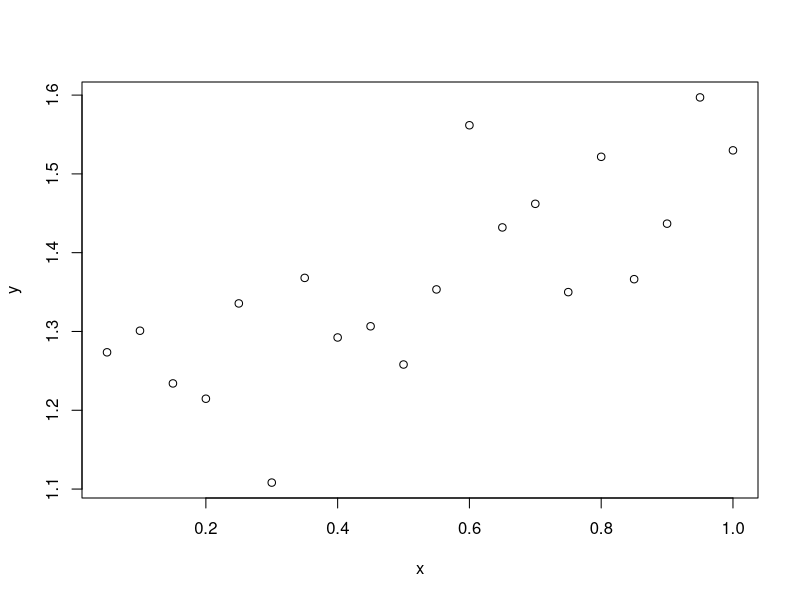

Write R code to recreate this figure.
## ---- chunk 1
a <- FALSE
print(a)
## ---- chunk 2
example <- c(3.4, 1.2, 5.6, 4.5)
example[4]
example[2]
## ---- chunk 3
set.seed(12345)
rnorm(10, 100, 50)
## ---- chunk 4
set.seed(12345)
rnorm(5, 1000, sd = c(10,200,3000,10,200))
## ---- chunk 5
set.seed(12345)
a <- rnorm(100, 10, 20)

b <- a > 30

sum(b)
## ---- chunk 6
set.seed(12345)
sum(c(rnorm(100,10,20) > 30))
## ---- chunk 7
w <- vector()
for (number in 1:length(c(31:60))) {
  
  w[number] <- c(31:60)[number]
  
}

w
## ---- chunk 8
adder <- function(a, b){
  
  return((a+2)*b)
}

adder(2:6, 10)
## ---- chunk 9
length <- c(5.4, 3.7, 2.8, 7.4)
mass <- c(80, 100, 90, 120)

frame <- data.frame(length, mass)
frame[2]
frame[3, "length"]
frame[4,]
## ---- chunk 10
rep(rep(c(6,7,8),10)[1:20], 5)

d <- seq.int(5, 100,by = 0.2)[1:15]

rep(d, each = 4)
## ---- chunk 11
x <- seq(0.05, 1, 0.05)
response <- numeric()
intercept <- 1.2
slope <- 0.3
residual_stdv <- 0.1

set.seed(12345)
for(i in 1:length(x)){
  response[i] <- intercept + slope*x[i] + rnorm(1, 0, 0.1)
}

our_data <- data.frame(x, y = response)

plot(our_data)

## ---- chunk 12
colors <- rep(c('red', 'green', 'blue'), each = 2)
fcolors <- factor(colors)
fcolors
## ---- chunk 13
set.seed(12345)
list(mySequence = seq(1:10), random = rnorm(20,0,1))
